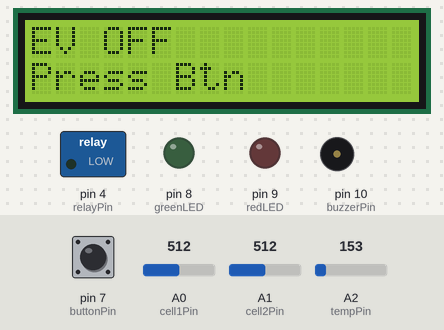
This sketch was run on a simulated Arduino Uno, built with avr-gcc and run on an emulated ATmega328P. On the bench: 16×2 character LCD, switched loads named in the sketch (green lamp = pin HIGH), output pins drawn as LEDs (lit = HIGH), buzzer (waves = sounding, pin HIGH). The inputs (shaded band) are chosen by the test bench; at power-on: pin 7 (buttonPin) LOW, A0 (cell1Pin) = 512, A1 (cell2Pin) = 512, A2 (tempPin) = 153. What the sketch prints to the serial monitor is not drawn.

Above: at 1.7 s.
1.8 s: pin 7 (buttonPin) pulled HIGH for 3.2 s
At 5.8 s:
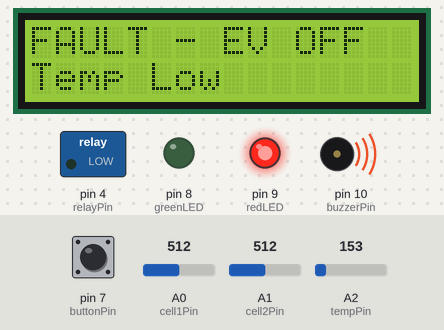
At 7.2 s:
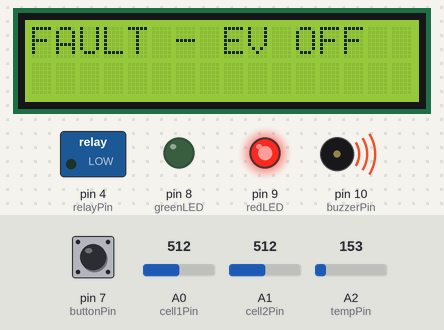
7.5 s: pin 7 (buttonPin) pulled HIGH for 0.9 s
At 9.2 s:
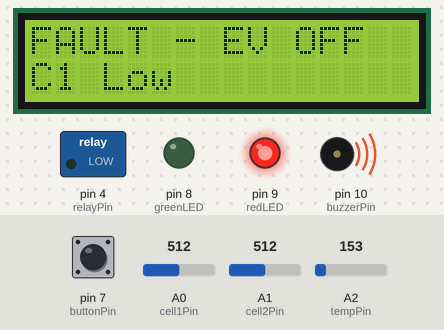
Timing chart, 0 to 10.7 s (numbered marks = the images above; inputs shaded):
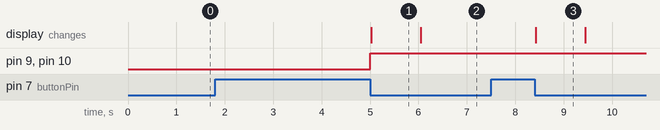

Measured:
- after the input at 1.8 s, pin 9 (redLED), pin 10 (buzzerPin): LOW → HIGH after 3.2 s; the display: changes after 3.2 s (image 1)
- after the input at 7.5 s, the display: changes after 0.92 s (image 3)
- what the display in image 1 shows lasts 1.0 s, from 5.0 s to 6.0 s

The sketch:

ev_monitoring.ino
```cpp
#include <Wire.h>
#include <LiquidCrystal_I2C.h>

LiquidCrystal_I2C lcd(0x27, 16, 2);  // I2C LCD (change address as needed)

// ----- Pin Configuration -----
const int cell1Pin   = A0;    // Battery Cell 1 voltage input
const int cell2Pin   = A1;    // Battery Cell 2 voltage input
const int tempPin    = A2;    // Temperature sensor input (TMP36/LM35)
const int redLED     = 9;     // Fault indicator LED
const int greenLED   = 8;     // Normal status LED
const int relayPin   = 4;     // EV Relay output (simulate EV power)
const int buttonPin  = 7;     // Push-button for toggling EV state
const int buzzerPin  = 10;    // Buzzer output pin

// ----- EV State and Debounce Variables -----
bool evOn = false;
int buttonState = LOW;          // Debounced button state
int lastButtonReading = LOW;    // Last raw button reading
unsigned long lastDebounceTime = 0;
const unsigned long debounceDelay = 50;

// ----- Slide Mechanism Variables -----
unsigned long lastSlideChangeTime = 0;
const unsigned long slideInterval = 2000; // Change slide every 2 seconds
int currentSlide = 0; // 0: EV Status, 1: Temperature, 2: Battery Cell 1, 3: Battery Cell 2

// ----- Sensor Thresholds (Safety Ranges) -----
const float TEMP_MAX = 50.0;           // Temperature over this is unsafe
const float TEMP_MIN = 10.0;           // Temperature under this is unsafe
const float CELL_LOW_THRESHOLD = 3.0;  // Voltage below this is unsafe
const float CELL_HIGH_THRESHOLD = 4.2; // Voltage above this is unsafe

// ----- Moving Average Filter Parameters -----
const int SAMPLE_SIZE = 10;   // Number of samples to average

// --- Filter Arrays and Variables for Battery Cell 1 ---
float cell1Buffer[SAMPLE_SIZE];
int cell1Index = 0;
float cell1Sum = 0.0;

// --- Filter Arrays and Variables for Battery Cell 2 ---
float cell2Buffer[SAMPLE_SIZE];
int cell2Index = 0;
float cell2Sum = 0.0;

// --- Filter Arrays and Variables for Temperature ---
float tempBuffer[SAMPLE_SIZE];
int tempIndex = 0;
float tempSum = 0.0;

// ----- Auto Shutdown Flag -----
// When a critical fault occurs, this flag is set so that the system remains in shutdown mode.
bool faultShutdown = false;

void setup() {
  lcd.init();
  lcd.backlight();

  // Set pin modes for outputs and inputs.
  pinMode(redLED, OUTPUT);
  pinMode(greenLED, OUTPUT);
  pinMode(relayPin, OUTPUT);
  pinMode(buttonPin, INPUT);      // Using external pull-down resistor wiring
  pinMode(buzzerPin, OUTPUT);

  // Initialize outputs off.
  digitalWrite(redLED, LOW);
  digitalWrite(greenLED, LOW);
  digitalWrite(relayPin, LOW);
  digitalWrite(buzzerPin, LOW);

  Serial.begin(9600);

  // Initialize filter buffers to zeros.
  for (int i = 0; i < SAMPLE_SIZE; i++) {
    cell1Buffer[i] = 0.0;
    cell2Buffer[i] = 0.0;
    tempBuffer[i] = 0.0;
  }
  cell1Index = 0; cell1Sum = 0.0;
  cell2Index = 0; cell2Sum = 0.0;
  tempIndex = 0;  tempSum = 0.0;

  displayEvOff(); // Show "EV OFF" on startup.
}

// ----- Moving Average Filter Functions -----
// Update the circular buffer and return the filtered (smoothed) value.

float getFilteredCell1Voltage() {
  float newReading = analogRead(cell1Pin) * (5.0 / 1023.0);
  cell1Sum -= cell1Buffer[cell1Index];
  cell1Buffer[cell1Index] = newReading;
  cell1Sum += newReading;
  cell1Index = (cell1Index + 1) % SAMPLE_SIZE;
  return cell1Sum / SAMPLE_SIZE;
}

float getFilteredCell2Voltage() {
  float newReading = analogRead(cell2Pin) * (5.0 / 1023.0);
  cell2Sum -= cell2Buffer[cell2Index];
  cell2Buffer[cell2Index] = newReading;
  cell2Sum += newReading;
  cell2Index = (cell2Index + 1) % SAMPLE_SIZE;
  return cell2Sum / SAMPLE_SIZE;
}

float getFilteredTemperature() {
  float newReading = analogRead(tempPin) * (5.0 / 1023.0) * 100.0;
  tempSum -= tempBuffer[tempIndex];
  tempBuffer[tempIndex] = newReading;
  tempSum += newReading;
  tempIndex = (tempIndex + 1) % SAMPLE_SIZE;
  return tempSum / SAMPLE_SIZE;
}

void loop() {
  // ----- Button Handling (Debounce) to Toggle EV State -----
  int reading = digitalRead(buttonPin);
  if (reading != lastButtonReading) {
    lastDebounceTime = millis();
  }
  if ((millis() - lastDebounceTime) > debounceDelay) {
    if (reading != buttonState) {
      buttonState = reading;
      if (buttonState == HIGH) {  // On button press, toggle EV state.
        evOn = !evOn;
        Serial.print("Button pressed, EV now: ");
        Serial.println(evOn ? "ON" : "OFF");

        // When manually turning off, clear fault flag.
        if (!evOn) {
          faultShutdown = false;
          displayEvOff();
          digitalWrite(relayPin, LOW);
          digitalWrite(redLED, LOW);
          digitalWrite(greenLED, LOW);
          digitalWrite(buzzerPin, LOW);
        }

        // Wait for button release.
        while (digitalRead(buttonPin) == HIGH) {
          delay(10);
        }
      }
    }
  }
  lastButtonReading = reading;

  // ----- If EV is OFF (manually or by auto shutdown), maintain display and exit loop -----
  if (!evOn) {
    if (faultShutdown) {
      // If auto shutdown occurred, show fault message.
      lcd.clear();
      lcd.setCursor(0, 0);
      lcd.print("FAULT - EV OFF");
      // The fault condition detail will already be shown (see below).
    } else {
      displayEvOff();
    }
    delay(200);
    return;
  }

  // ----- EV is ON: Activate Relay -----
  digitalWrite(relayPin, HIGH);

  // ----- Get Filtered Sensor Readings -----
  float cell1Voltage = getFilteredCell1Voltage();
  float cell2Voltage = getFilteredCell2Voltage();
  float temperature  = getFilteredTemperature();

  // ----- Determine Status Text per Sensor -----
  String tempStatus  = (temperature > TEMP_MAX) ? "HIGH" : (temperature < TEMP_MIN) ? "LOW" : "NORM";
  String cell1Status = (cell1Voltage < CELL_LOW_THRESHOLD) ? "LOW" : (cell1Voltage > CELL_HIGH_THRESHOLD) ? "HIGH" : "NORM";
  String cell2Status = (cell2Voltage < CELL_LOW_THRESHOLD) ? "LOW" : (cell2Voltage > CELL_HIGH_THRESHOLD) ? "HIGH" : "NORM";

  // ----- Fault Detection & Auto Shutdown with Fault Details -----
  bool fault = (temperature > TEMP_MAX || temperature < TEMP_MIN ||
                cell1Voltage < CELL_LOW_THRESHOLD || cell1Voltage > CELL_HIGH_THRESHOLD ||
                cell2Voltage < CELL_LOW_THRESHOLD || cell2Voltage > CELL_HIGH_THRESHOLD);

  if (fault) {
    // Determine which sensor is at fault (check in order of priority)
    String faultCondition = "";
    if (temperature > TEMP_MAX)
      faultCondition = "Temp High";
    else if (temperature < TEMP_MIN)
      faultCondition = "Temp Low";
    else if (cell1Voltage < CELL_LOW_THRESHOLD)
      faultCondition = "C1 Low";
    else if (cell1Voltage > CELL_HIGH_THRESHOLD)
      faultCondition = "C1 High";
    else if (cell2Voltage < CELL_LOW_THRESHOLD)
      faultCondition = "C2 Low";
    else if (cell2Voltage > CELL_HIGH_THRESHOLD)
      faultCondition = "C2 High";

    // Auto shutdown.
    faultShutdown = true;          // Lock system in fault state.
    evOn = false;                  // Automatically shut off EV.
    digitalWrite(relayPin, LOW);   // Deactivate relay.
    digitalWrite(buzzerPin, HIGH); // Activate buzzer alert.
    digitalWrite(redLED, HIGH);
    digitalWrite(greenLED, LOW);

    // Display fault message and condition on LCD.
    lcd.clear();
    lcd.setCursor(0, 0);
    lcd.print("FAULT - EV OFF");
    lcd.setCursor(0, 1);
    lcd.print(faultCondition);

    Serial.print("FAULT - EV SHUTDOWN: ");
    Serial.println(faultCondition);
    delay(1000);  // Hold fault message before re-looping.
    return;
  } else {
    // Normal operation: clear buzzer and set LED status.
    digitalWrite(redLED, LOW);
    digitalWrite(greenLED, HIGH);
    digitalWrite(buzzerPin, LOW);
  }

  // ----- LCD Slide Update (Normal Operation) -----
  unsigned long currentTime = millis();
  if (currentTime - lastSlideChangeTime >= slideInterval) {
    currentSlide = (currentSlide + 1) % 4; // Cycle slides 0 to 3.
    lastSlideChangeTime = currentTime;
    lcd.clear();
  }

  switch (currentSlide) {
    case 0:  // Slide: EV Status
      lcd.setCursor(0, 0);
      lcd.print("EV STATUS:");
      lcd.setCursor(0, 1);
      lcd.print("ON");
      break;
    case 1:  // Slide: Temperature
      lcd.setCursor(0, 0);
      lcd.print("Temp:");
      lcd.print(temperature, 1);
      lcd.print((char)223); // Degree symbol.
      lcd.print("C");
      lcd.setCursor(0, 1);
      lcd.print(tempStatus);
      break;
    case 2:  // Slide: Battery Cell 1
      lcd.setCursor(0, 0);
      lcd.print("C1:");
      lcd.print(cell1Voltage, 2);
      lcd.print("V");
      lcd.setCursor(0, 1);
      lcd.print(cell1Status);
      break;
    case 3:  // Slide: Battery Cell 2
      lcd.setCursor(0, 0);
      lcd.print("C2:");
      lcd.print(cell2Voltage, 2);
      lcd.print("V");
      lcd.setCursor(0, 1);
      lcd.print(cell2Status);
      break;
  }

  // ----- Serial Monitor Logging for Debugging -----
  Serial.print("EV: ON, Temp: ");
  Serial.print(temperature, 1);
  Serial.print("C (");
  Serial.print(tempStatus);
  Serial.print("), C1: ");
  Serial.print(cell1Voltage, 2);
  Serial.print("V (");
  Serial.print(cell1Status);
  Serial.print("), C2: ");
  Serial.print(cell2Voltage, 2);
  Serial.print("V (");
  Serial.print(cell2Status);
  Serial.println(")");

  delay(100);
}

// ----- Utility Function to Display "EV OFF" on LCD -----
void displayEvOff() {
  lcd.clear();
  lcd.setCursor(0, 0);
  lcd.print("EV OFF");
  lcd.setCursor(0, 1);
  lcd.print("Press Btn");
  delay(500);
}
```
